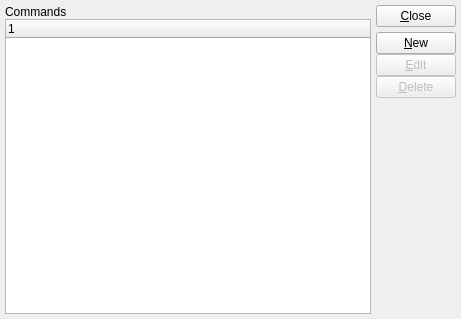
<?xml version="1.0" encoding="UTF-8"?>
<ui version="4.0">
 <comment>This file is part of the xTuple ERP: PostBooks Edition, a free and
open source Enterprise Resource Planning software suite,
Copyright (c) 1999-2018 by OpenMFG LLC, d/b/a xTuple.
It is licensed to you under the Common Public Attribution License
version 1.0, the full text of which (including xTuple-specific Exhibits)
is available at www.xtuple.com/CPAL.  By using this software, you agree
to be bound by its terms.</comment>
 <class>customCommands</class>
 <widget class="QWidget" name="customCommands">
  <property name="geometry">
   <rect>
    <x>0</x>
    <y>0</y>
    <width>461</width>
    <height>319</height>
   </rect>
  </property>
  <property name="windowTitle">
   <string>List Custom Commands</string>
  </property>
  <layout class="QHBoxLayout">
   <item>
    <layout class="QVBoxLayout">
     <property name="spacing">
      <number>0</number>
     </property>
     <property name="margin">
      <number>0</number>
     </property>
     <item>
      <widget class="QLabel" name="_commandsLit">
       <property name="text">
        <string>Commands</string>
       </property>
       <property name="buddy">
        <cstring>_commands</cstring>
       </property>
      </widget>
     </item>
     <item>
      <widget class="XTreeWidget" name="_commands">
       <property name="sizePolicy">
        <sizepolicy hsizetype="Expanding" vsizetype="Expanding">
         <horstretch>0</horstretch>
         <verstretch>0</verstretch>
        </sizepolicy>
       </property>
      </widget>
     </item>
    </layout>
   </item>
   <item>
    <layout class="QVBoxLayout">
     <property name="spacing">
      <number>5</number>
     </property>
     <property name="margin">
      <number>0</number>
     </property>
     <item>
      <widget class="QPushButton" name="_close">
       <property name="text">
        <string>&amp;Close</string>
       </property>
      </widget>
     </item>
     <item>
      <layout class="QVBoxLayout">
       <property name="spacing">
        <number>0</number>
       </property>
       <property name="margin">
        <number>0</number>
       </property>
       <item>
        <widget class="QPushButton" name="_new">
         <property name="text">
          <string>&amp;New</string>
         </property>
        </widget>
       </item>
       <item>
        <widget class="QPushButton" name="_edit">
         <property name="enabled">
          <bool>false</bool>
         </property>
         <property name="text">
          <string>&amp;Edit</string>
         </property>
        </widget>
       </item>
       <item>
        <widget class="QPushButton" name="_delete">
         <property name="enabled">
          <bool>false</bool>
         </property>
         <property name="text">
          <string>&amp;Delete</string>
         </property>
        </widget>
       </item>
       <item>
        <spacer>
         <property name="orientation">
          <enum>Qt::Vertical</enum>
         </property>
         <property name="sizeType">
          <enum>QSizePolicy::Expanding</enum>
         </property>
         <property name="sizeHint" stdset="0">
          <size>
           <width>20</width>
           <height>20</height>
          </size>
         </property>
        </spacer>
       </item>
      </layout>
     </item>
    </layout>
   </item>
  </layout>
 </widget>
 <layoutdefault spacing="5" margin="5"/>
 <customwidgets>
  <customwidget>
   <class>XTreeWidget</class>
   <extends>QTreeWidget</extends>
   <header>xtreewidget.h</header>
   <container>1</container>
  </customwidget>
 </customwidgets>
 <tabstops>
  <tabstop>_commands</tabstop>
  <tabstop>_new</tabstop>
  <tabstop>_edit</tabstop>
  <tabstop>_delete</tabstop>
  <tabstop>_close</tabstop>
 </tabstops>
 <resources/>
 <connections>
  <connection>
   <sender>_close</sender>
   <signal>clicked()</signal>
   <receiver>customCommands</receiver>
   <slot>close()</slot>
   <hints>
    <hint type="sourcelabel">
     <x>20</x>
     <y>20</y>
    </hint>
    <hint type="destinationlabel">
     <x>20</x>
     <y>20</y>
    </hint>
   </hints>
  </connection>
  <connection>
   <sender>_commands</sender>
   <signal>valid(bool)</signal>
   <receiver>_edit</receiver>
   <slot>setEnabled(bool)</slot>
   <hints>
    <hint type="sourcelabel">
     <x>20</x>
     <y>20</y>
    </hint>
    <hint type="destinationlabel">
     <x>20</x>
     <y>20</y>
    </hint>
   </hints>
  </connection>
  <connection>
   <sender>_commands</sender>
   <signal>valid(bool)</signal>
   <receiver>_delete</receiver>
   <slot>setEnabled(bool)</slot>
   <hints>
    <hint type="sourcelabel">
     <x>20</x>
     <y>20</y>
    </hint>
    <hint type="destinationlabel">
     <x>20</x>
     <y>20</y>
    </hint>
   </hints>
  </connection>
  <connection>
   <sender>_commands</sender>
   <signal>itemDoubleClicked(QTreeWidgetItem*,int)</signal>
   <receiver>_edit</receiver>
   <slot>animateClick()</slot>
   <hints>
    <hint type="sourcelabel">
     <x>20</x>
     <y>20</y>
    </hint>
    <hint type="destinationlabel">
     <x>20</x>
     <y>20</y>
    </hint>
   </hints>
  </connection>
 </connections>
</ui>
